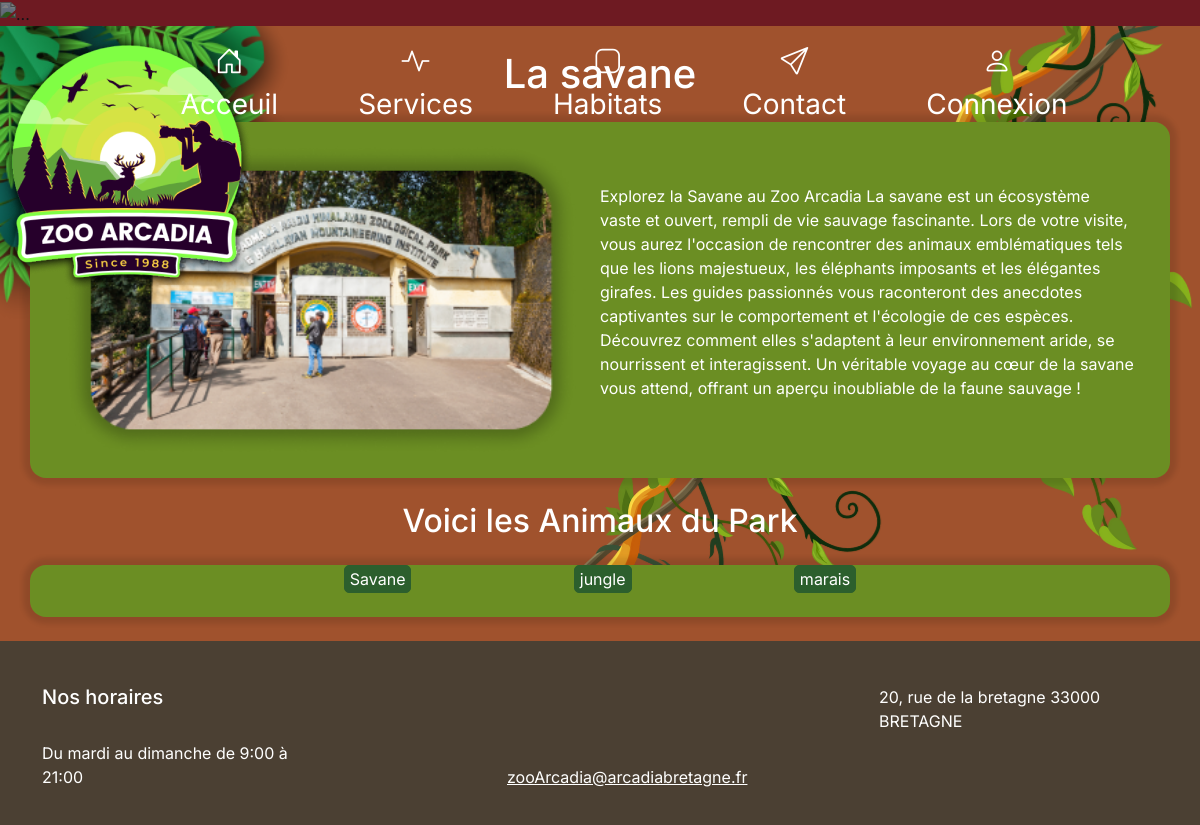
The app's page /templates/savane.php, older data.
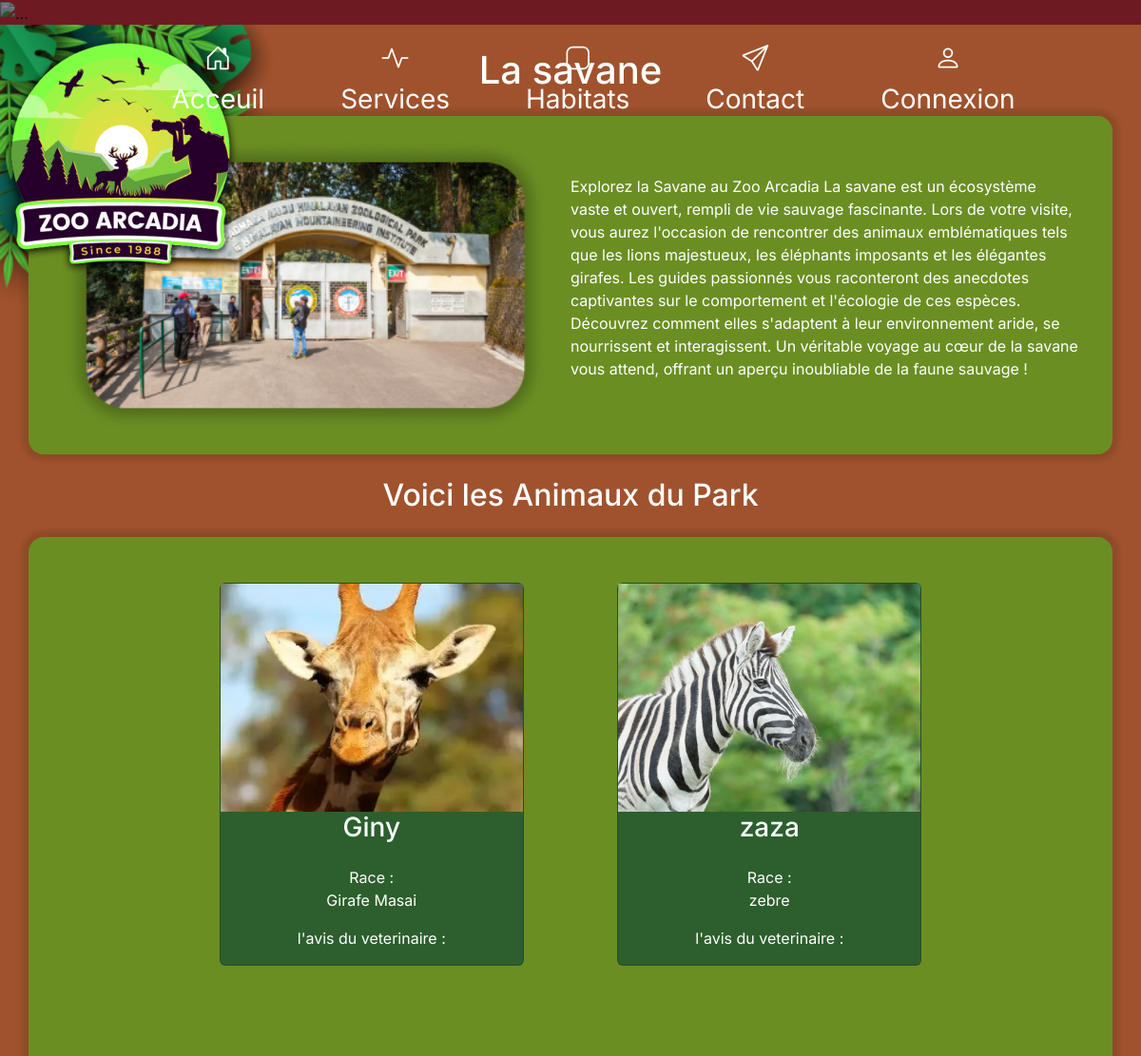
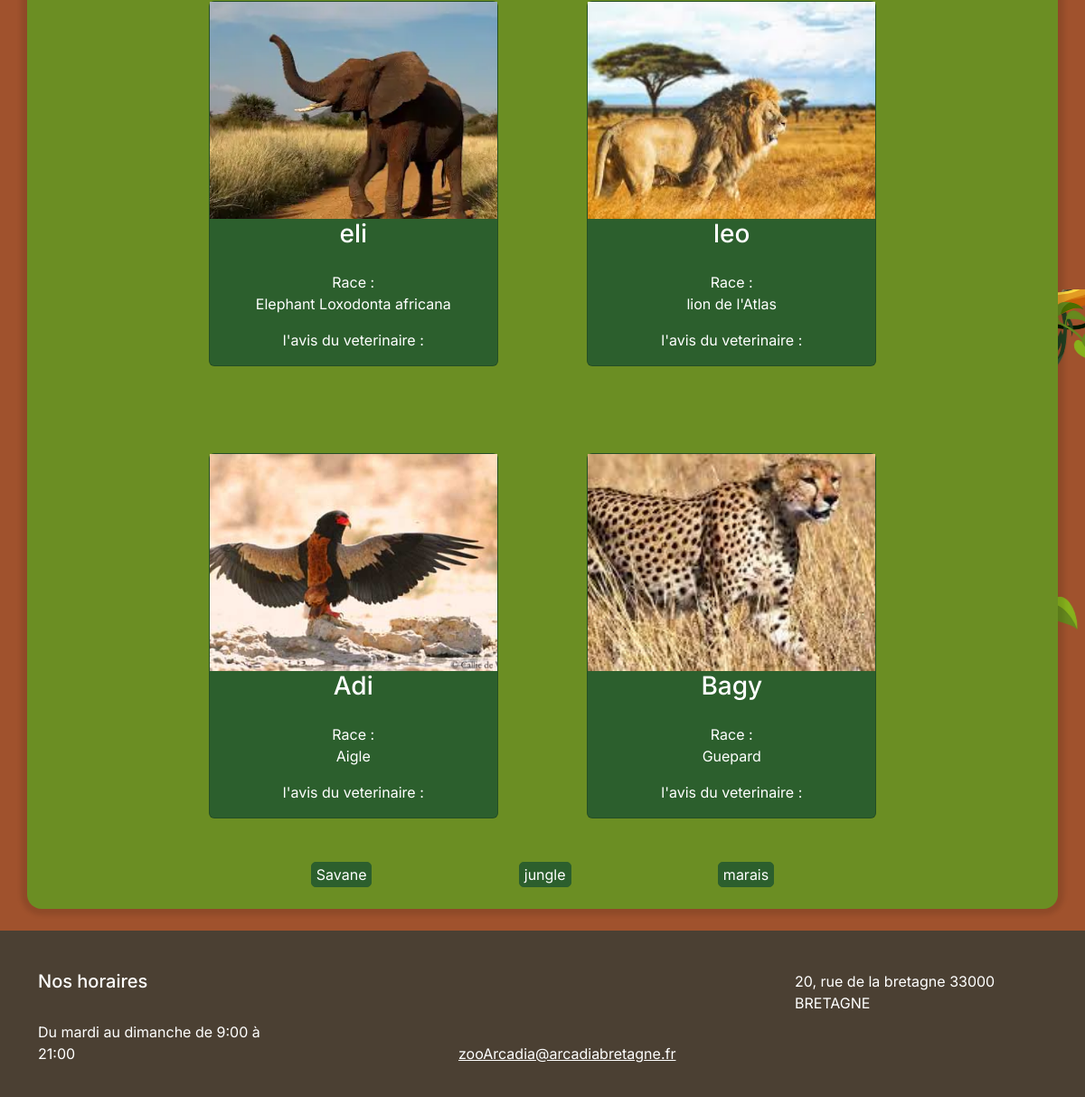
The same page, newer data (2 pictures, top to bottom).
### tables this page shows
CREATE TABLE animaux
(
    id integer AUTO_INCREMENT PRIMARY KEY,
    prénom varchar(250) not null,
    race varchar(250) not null ,
    habitat integer,
    images integer,
    foreign key (habitat) REFERENCES habitat(id),
    foreign key (images) REFERENCES images(id)
);

CREATE TABLE images
(
    id integer AUTO_INCREMENT PRIMARY KEY,
    chemin varchar(250) null,
    infos varchar(250)
);

### lib/content-index.php (called while the page is built, shortened)
<?php
function getAnimauxSavane($pdo){
    $query=$pdo->prepare("SELECT * FROM `animaux`
LEFT JOIN rapport on rapport.detail_animal = animaux.id
LEFT JOIN images on images.id = animaux.images WHERE animaux.habitat= 1;") ;
    $query->execute() ;
    $animauxSavane=$query->fetchAll(PDO::FETCH_ASSOC) ;
    return $animauxSavane;
};

### templates/savane.php (the view, shortened to what this page needs)
<?php
require_once "/xampp/htdocs/ZooArcadia/lib/pdo.php";
require "/xampp/htdocs/ZooArcadia/lib/content-index.php";
require_once "/xampp/htdocs/ZooArcadia/templates/_header.php";
$animauxSavane=getAnimauxSavane($pdo);
?>
<h1 class="text-center text-white pt-4 mb-4"><?=$contentHabitats[1]["title"] ?></h1>
<div class="d-flex justify-content-center ">
    <div class="d-flex justify-content-center block-contain container rounded-4">
        <div class="row g-0  position-relative align-items-center">
            <div class="col-md-6 mb-md-0 p-md-4 ">
                <img src="/asset/<?= $contentHabitats[1]["image"] ?>" class="w-100 " alt="image du zoo">
            </div>
            <div class="col-md-6 p-4 ps-md-0">
                <p class="text-white "><?= $contentHabitats[1]["content"] ?></p>
            </div>
        </div>
    </div>
</div>
    <h2 class="text-center text-white pt-4 mb-4"> Voici les Animaux du Park</h2>
<div class="d-flex justify-content-center mb-4">
<div class="d-flex justify-content-center block-contain container rounded-4">
    <div class="row g-0 position-relative align-items-center text-center w-75">
<?php
        foreach ($animauxSavane as $key=>$animalSavane) {
            ?>
<div class="col-md-6 mb-md-0 p-md-4 d-flex justify-content-center align-items-center flex-column ">
<div class=" card mycard mb-4 mt-4" style="width: 20rem;">
            <img src="<?= $animalSavane["chemin"]?>" class="imgcontents img-fluid " alt="...">
            <h3><?= $animalSavane["prénom"]?></h3>
         <div class="card-body">
            <p class="card-text">Race :<br> <?= $animalSavane["race"]?></p>
        </div>
        <div><p>l'avis du veterinaire :<br> <?= $animalSavane["commentaire"]?></p></div>
    </div>
</div>
<?php
 };
?>
        <div class="d-flex justify-content-evenly">
            <a href="/templates/savane.php" class="lien-buttons text-center btn align-middle mb-4">Savane</a>
            <a href="/templates/jungle.php" class="lien-buttons text-center btn align-middle mb-4">jungle</a>
            <a href="/templates/marais.php" class="lien-buttons text-center btn align-middle mb-4">marais</a>
        </div>
        </div>
    </div>
</div>
<?php
require_once "/xampp/htdocs/ZooArcadia/templates/_footer.php";
?>

### templates/_header.php (shortened to what this page needs)
<?php
$navLinks =[
    "index.php"=>[
        "path"=> "/index.php",
        "head_title"=> "Acceuil : Zoo Arcadia",
        "title"=> "Acceuil",
        "meta-description"=>"Découvrez le Zoo Arcadia, un espace écologique dédié à la préservation des espèces et à l’éducation environnementale. Visitez des habitats naturels recréés et soutenez nos initiatives de conservation durable.",
        "icons"=>'<i class="bi bi-house-door"></i>'
    ],
    "services.php"=>[
        "path"=> "/pages/services.php",
        "head_title"=> "Services : Zoo Arcadia",
        "title"=> "Services",
        "meta-description"=>"Profitez des services du Zoo Arcadia : restauration éco-responsable, visites guidées gratuites des habitats et balades en petit train pour explorer notre zoo engagé dans la conservation.",
        "icons"=>'<i class="bi bi-activity"></i>'
    ],
    "habitat.php"=>[
        "path"=> "/pages/habitat.php",
        "head_title"=> "Habitats : Zoo Arcadia",
        "title"=> "Habitats",
        "meta-description"=>"Profitez des services du Zoo Arcadia : restauration éco-responsable, visites guidées gratuites des habitats et balades en petit train pour explorer notre zoo engagé dans la conservation.",
        "icons"=>'<i class="bi bi-app"></i>'
    ],
    "contact.php"=>[
        "path"=> "/pages/contact.php",
        "head_title"=> "Contacts : Zoo Arcadia",
        "title"=> "Contact",
        "meta-description"=>"Profitez des services du Zoo Arcadia : restauration éco-responsable, visites guidées gratuites des habitats et balades en petit train pour explorer notre zoo engagé dans la conservation.",
        "icons"=>'<i class="bi bi-send"></i>'
    ],
    "connexion.php"=>[
        "path"=> "/pages/connexion.php",
        "head_title"=> "Connexion : Zoo Arcadia",
        "title"=> "Connexion ",
        "meta-description"=>"Profitez des services du Zoo Arcadia : restauration éco-responsable, visites guidées gratuites des habitats et balades en petit train pour explorer notre zoo engagé dans la conservation.",
        "icons"=>'<i class="bi bi-person"></i>'
    ],
];
?>
<!DOCTYPE html>
<html lang="fr">
<head>
    <link rel="stylesheet" href="/node_modules/bootstrap/dist/css/bootstrap.min.css">
    <link rel="stylesheet" href="/node_modules/bootstrap-icons/font/bootstrap-icons.css">
    <link rel="stylesheet" href="/scss/main.css">
</head>
<body>
<header class="wrapper-header">
    <img src="/asset/zoo arcadia(2)1.png" alt="" class="logo img-fluid w-nav">
    <div class="mycaroussel-z-index">
        <div class="bg-danger">
            <div id="carouselExampleAutoplaying" class="carousel slide carousel-fade" data-bs-ride="carousel">
                <div class="carousel-inner">
                    <div class="carousel-item active ">
                    </div>
                </div>
            </div>
        </div>
    </div>
    <div class="nav-z-index">
        <nav class="d-flex justify-content-center py-3">
            <ul class="nav nav-pills fs-3">
                <?php
                foreach ($navLinks as $key => $navLink) {
                ?>
                <li class="nav-item "><a href="<?= $navLink['path'] ?>" class="nav-link text-white d-flex flex-column justify-content-center align-items-center ms-5"><?= $navLink["icons"] ?> <?= $navLink["title"] ?> </a></li>
                <?php  } ?>
            </ul>
        </nav>
    </div>
    <div class="filter-z-index"></div>
        </header>
        <main>

### templates/_footer.php (shortened to what this page needs)
</main>
<footer class="text-white ">
        <div class="d-flex justify-content-between container ">
            <div class="text-white mt-4 col-3">
                <h5>Nos horaires</h5>
                <br>
                <p>Du mardi au dimanche de 9:00 à 21:00</p>
            </div>
            <div class="align-self-end mt-4 col-2"><p><a href="mailto:zooArcadia@arcadiabretagne.fr" class=" text-white  ">zooArcadia@arcadiabretagne.fr</a></p>
             </div>
            <div class="mt-4 col-3 "><p >20, rue de la bretagne
                33000 BRETAGNE</p>
            </div>
        </div>
    </footer>
        </body>
</html>

Row changes from the older to the newer data that the page shows:
added animaux: images.chemin (picture), prénom "Giny", race "Girafe Masai"
added animaux: images.chemin (picture), prénom "zaza", race "zebre"
added animaux: images.chemin (picture), prénom "eli", race "Elephant Loxodonta africana"
added animaux: images.chemin (picture), prénom "leo", race "lion de l'Atlas"
added animaux: images.chemin (picture), prénom "Adi", race "Aigle"
added animaux: images.chemin (picture), prénom "Bagy", race "Guepard"
